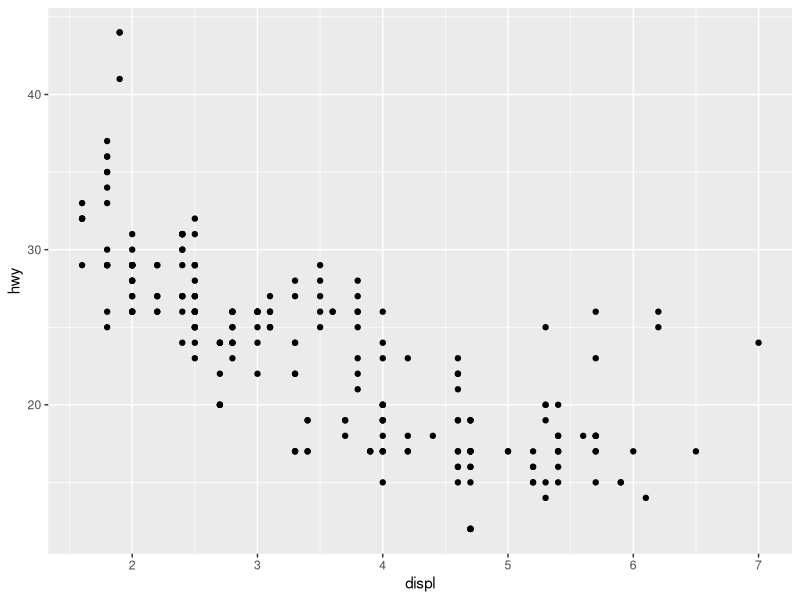
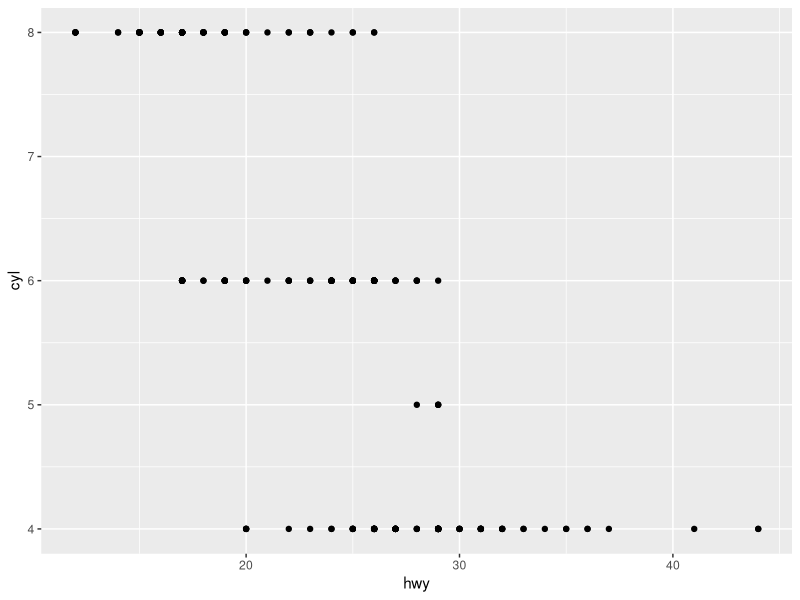
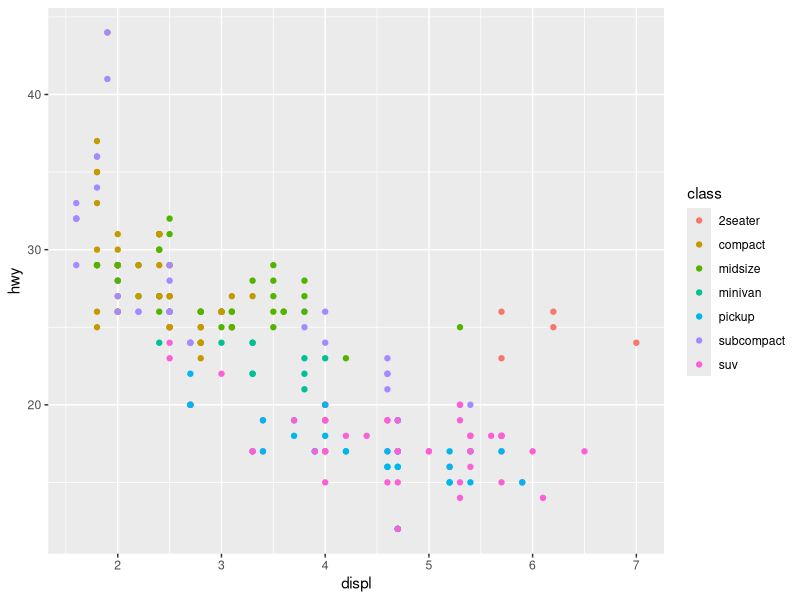

Recreate these plots in R, in order.
library(tidyverse)

#mpg miles per gallon dataframe
head(mpg)

# Basic scatter plot using ggplot with engine displacement vs highway miles
ggplot(data = mpg, mapping = aes(x=displ, y=hwy)) + geom_point()

# Scatter plot using ggplot with number of cylenders(cyl) vs highway miles(hwy)
ggplot(data = mpg, mapping = aes(x=hwy, y=cyl)) + geom_point()

# Scatter plot using ggplot with engine displacement vs highway miles with class as color aesthetic
ggplot(data = mpg, mapping = aes(x = displ, y = hwy, color = class)) + geom_point()

